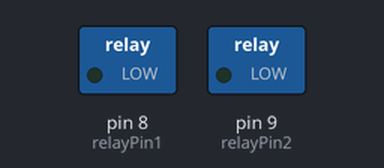
A sketch run on a simulated Arduino Uno, built with avr-gcc and run on an emulated ATmega328P. Shown: switched loads named in the sketch (green lamp = pin HIGH).

Above: at 1.0 s.
At 12.02 s:
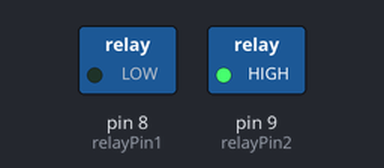
At 24.77 s:
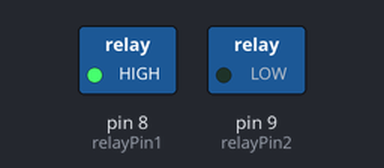
Timing chart, 0 to 26.0 s (numbered marks = the images above):
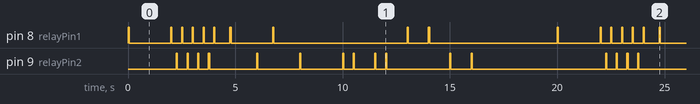

Measured:
- by itself, pin 9 (relayPin2): moves between LOW and HIGH, repeating every 20.0 s
- by itself, pin 8 (relayPin1): repeats every 20.0 s: LOW 2.0 s, 4 × (HIGH 0.05 s, LOW 0.45 s), HIGH 0.05 s, LOW 0.70 s, HIGH 0.05 s, LOW 2.0 s, HIGH 0.05 s, LOW 6.2 s, HIGH 0.05 s, LOW 0.95 s, HIGH 0.05 s, LOW 6.0 s, HIGH 0.05 s
- by itself, everything shown: repeats every 20.0 s, in 44 steps

The sketch:

day63_2_relays.ino
```cpp
// d3---Q1
// d4---Q2
// d5---Q3
// d6---Q4
// d7---Q5
#define relayPin1 8
#define relayPin2 9
const int rows=10;
const int columns=8;
const int BeatInterval=250;

// a three dimensional array storing the beats information
const int Mode[rows][2][columns]= {{{1,0,0,0,0,0,0,0},{0,0,0,0,0,0,0,0}},
                                   {{1,0,1,0,1,0,1,0},{0,1,0,1,0,1,0,1}},
                                   {{1,0,0,1,0,0,0,0},{0,0,0,0,0,0,0,0}},
                                   {{0,0,0,1,0,0,0,0},{1,0,0,0,0,0,0,0}},
                                   {{0,0,0,0,0,0,0,0},{1,0,0,0,0,0,0,0}},
                                   {{0,0,0,0,0,0,0,0},{1,0,1,0,0,0,1,0}},
                                   {{0,0,0,0,1,0,0,0},{1,0,0,0,0,0,0,0}},
                                   {{1,0,0,0,0,0,0,0},{0,0,0,0,1,0,0,0}},
                                   {{0,0,0,0,0,0,0,0},{1,0,0,0,0,0,0,0}},
                                   {{0,0,0,0,0,0,0,0},{0,0,0,0,0,0,0,0}},};
void setup() {
  // put your setup code here, to run once:
  pinMode(relayPin1,OUTPUT);
  pinMode(relayPin2,OUTPUT);
}

void loop() {
  // put your main code here, to run repeatedly:
  for (int i=0;i<rows;i++){
    for (int j=0;j<columns;j++){
      if (Mode[i][0][j]||Mode[i][1][j]){  // if either relay1 and relay 2 has to be triggered
        if (Mode[i][0][j]){
          digitalWrite(relayPin1,HIGH);
        }
        if (Mode[i][1][j]){
          digitalWrite(relayPin2,HIGH);
        }
        delay(50);
        digitalWrite(relayPin1,LOW);
        digitalWrite(relayPin2,LOW);
        delay(BeatInterval-50);
      }
      else{                               // if none of the relay need to be triggered
        delay(BeatInterval);
      }

    }
  }
}
```
